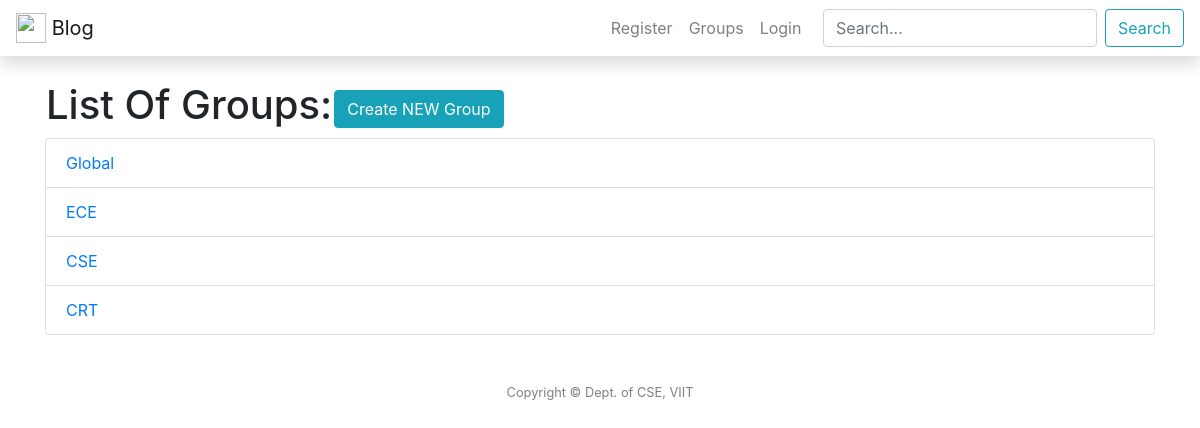
The app's page /groups/ with its own data.
### groups/models.py (models this page shows, shortened)
class Com(models.Model):
	name = models.CharField(max_length = 100, primary_key=True)
	discripton = models.TextField(default="Test")
	user = models.ForeignKey(User, on_delete = models.CASCADE)

### groups/views.py (the view)
# urls.py: path('groups/',GroupListView.as_view() , name = 'groups'),
class GroupListView(ListView):
	model = Com
	template_name = 'groups/groups.html'
	context_object_name = 'group'
	ordering = ['-name']

### templates/groups/groups.html (shortened to what this page needs)
{% extends "post/header.html"%} {% block content %}
<table>
    <tr>
        <td>
            <h1> List Of Groups:</h1>
        </td>
        <td>
            <a type="button" href="{%url 'group-create'%}" class="btn btn-info">Create NEW Group</a>
        </td>
    </tr>
</table>
<ul class="list-group">
    {% for g in group %}
    <a href="{% url 'groups' %}{{ g.name }}" class="list-group-item">{{ g.name }}</a> {% endfor %}
</ul>
{% endblock content %}

### records on screen
Com: name "Global"
Com: name "ECE"
Com: name "CSE"
Com: name "CRT"
